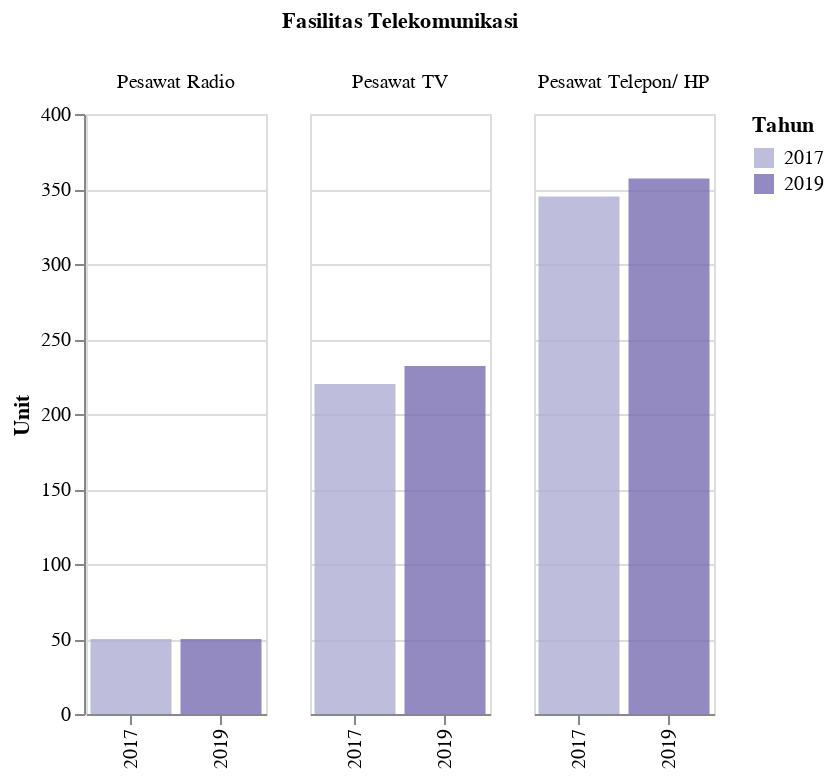

Source (notebook cell):
### Code cell
df1_4 = data2('Telekomunikasi')
df1_4 = df1_4.dropna()
plot1_3 = plot_3(df1_4,'Unit','Fasilitas Telekomunikasi',90)
plot1_3

### Figure 1 — Vega-Lite specification as saved in the notebook (floating-point values rounded to 4 significant figures)
{"config": {"view": {"continuousWidth": 400, "continuousHeight": 300}}, "data": {"name": "data-2c49e386afbe6acb1597a3afd2107c20"}, "mark": {"type": "bar", "opacity": 0.8}, "encoding": {"color": {"condition": {"type": "nominal", "field": "Tahun", "scale": {"scheme": "purples"}, "selection": "selector113"}, "value": "lightgray"}, "column": {"type": "nominal", "field": "Keterangan", "title": "Fasilitas Telekomunikasi"}, "tooltip": [{"type": "quantitative", "field": "Tahun"}, {"type": "nominal", "field": "Keterangan"}, {"type": "quantitative", "field": "N"}, {"type": "nominal", "field": "Satuan"}], "x": {"type": "ordinal", "field": "Tahun", "title": ""}, "y": {"type": "quantitative", "axis": {"tickMinStep": 1}, "field": "N", "title": "Unit"}}, "resolve": {"scale": {"x": "independent"}}, "selection": {"selector113": {"type": "single", "encodings": ["y", "color"]}, "selector131": {"type": "interval", "bind": "scales", "encodings": ["x", "y"]}}, "width": 90, "$schema": "https://vega.github.io/schema/vega-lite/v4.8.1.json", "datasets": {"data-2c49e386afbe6acb1597a3afd2107c20": [{"Tahun": 2017, "Kode": 9, "Data": "Sarana Prasarana", "Kode Kategori": 9.6, "Kategori": "Telekomunikasi", "Keterangan": "Pesawat Telepon/ HP", "N": 345.0, "Satuan": "Unit"}, {"Tahun": 2017, "Kode": 9, "Data": "Sarana Prasarana", "Kode Kategori": 9.6, "Kategori": "Telekomunikasi", "Keterangan": "Pesawat TV", "N": 220.0, "Satuan": "Unit"}, {"Tahun": 2017, "Kode": 9, "Data": "Sarana Prasarana", "Kode Kategori": 9.6, "Kategori": "Telekomunikasi", "Keterangan": "Pesawat Radio", "N": 50.0, "Satuan": "Unit"}, {"Tahun": 2019, "Kode": 9, "Data": "Sarana Prasarana", "Kode Kategori": 9.6, "Kategori": "Telekomunikasi", "Keterangan": "Pesawat Telepon/ HP", "N": 357.0, "Satuan": "Unit"}, {"Tahun": 2019, "Kode": 9, "Data": "Sarana Prasarana", "Kode Kategori": 9.6, "Kategori": "Telekomunikasi", "Keterangan": "Pesawat TV", "N": 232.0, "Satuan": "Unit"}, {"Tahun": 2019, "Kode": 9, "Data": "Sarana Prasarana", "Kode Kategori": 9.6, "Kategori": "Telekomunikasi", "Keterangan": "Pesawat Radio", "N": 50.0, "Satuan": "Unit"}]}}
